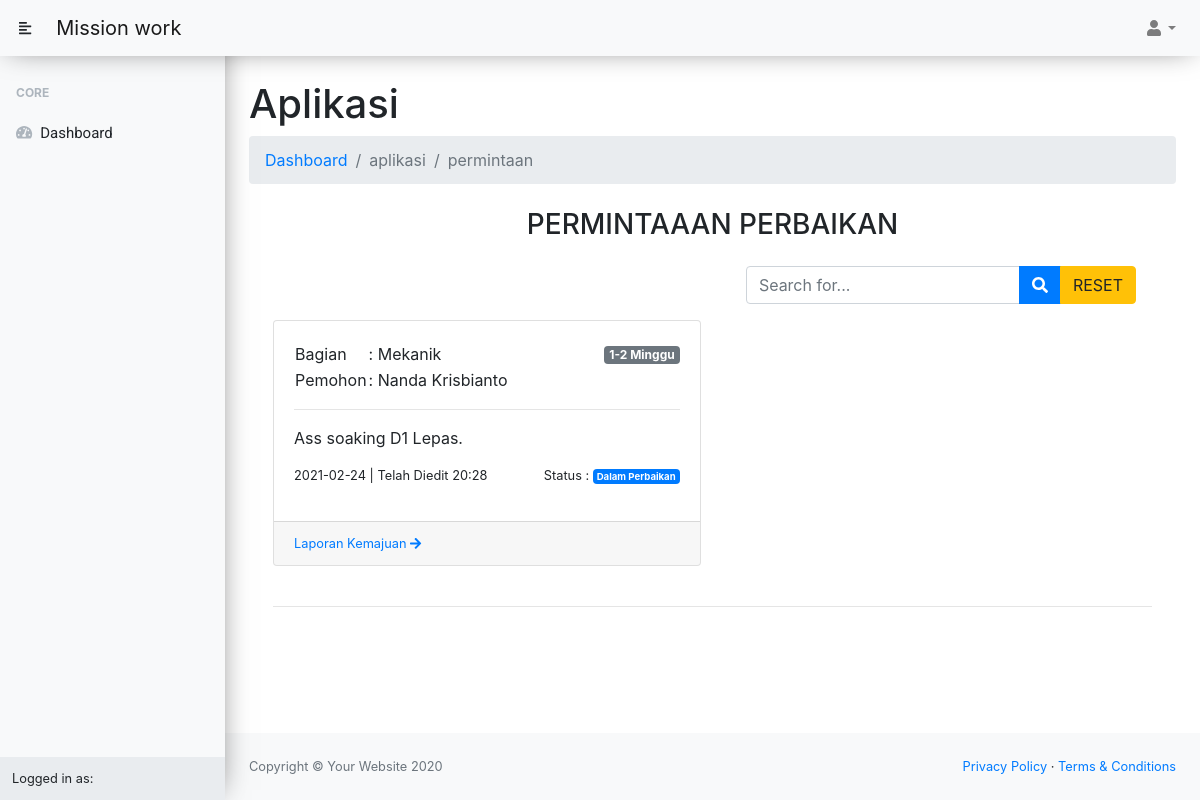
The app's page /index.php/aplikasi/permintaan/read with its own data.
### tables this page shows
CREATE TABLE `permintaan` (
  `id` int(11) NOT NULL,
  `tanggal` date NOT NULL,
  `jam` varchar(100) NOT NULL,
  `pemohon` varchar(120) NOT NULL,
  `permintaan` text NOT NULL,
  `bagian` varchar(100) NOT NULL,
  `urgensi` varchar(50) NOT NULL,
  `status` varchar(50) NOT NULL
);

### application/controllers/aplikasi/Permintaan.php (called while the page is built, shortened)
<?php
class Permintaan extends CI_Controller
{
    public function __construct()
    {
        $this->load->library('form_validation');
        $this->load->model('aplikasi/Permintaan_model');
    }
    public function read()
    {
        $this->load->library('pagination');
        if ($this->input->post('keywoard')) {
            $data['keywoard'] = $this->input->post('keywoard');
            $this->session->set_userdata('keywoard', $data['keywoard']);
        } else {
            $data['keywoard'] = $this->session->userdata('keywoard');
        }
        $config['per_page'] = 4;
        $from = $this->uri->segment(4);
        $data['permintaan'] = $this->Permintaan_model->get($config['per_page'], $from, $data['keywoard']);
        $this->load->view('aplikasi/permintaan/read', $data);
    }
}

### index.php (called while the page is built, shortened)
<?php
require_once BASEPATH.'core/CodeIgniter.php';

### application/config/config.php (called while the page is built, shortened)
<?php
$config['base_url'] = 'http://localhost/mission/';
$config['index_page'] = '';
$config['uri_protocol']	= 'REQUEST_URI';
$config['url_suffix'] = '';
$config['language']	= 'english';
$config['charset'] = 'UTF-8';
$config['enable_hooks'] = FALSE;
$config['subclass_prefix'] = 'MY_';
$config['composer_autoload'] = FALSE;
$config['permitted_uri_chars'] = 'a-z 0-9~%.:_\-';
$config['enable_query_strings'] = FALSE;
$config['controller_trigger'] = 'c';
$config['function_trigger'] = 'm';
$config['directory_trigger'] = 'd';
$config['allow_get_array'] = TRUE;
$config['log_threshold'] = 0;
$config['log_path'] = '';
$config['log_file_extension'] = '';
$config['log_file_permissions'] = 0644;
$config['log_date_format'] = 'Y-m-d H:i:s';
$config['error_views_path'] = '';
$config['cache_path'] = '';
$config['cache_query_string'] = FALSE;
$config['encryption_key'] = '';
$config['sess_driver'] = 'files';
$config['sess_cookie_name'] = 'ci_session';
$config['sess_expiration'] = 7200;
$config['sess_save_path'] = NULL;
$config['sess_match_ip'] = FALSE;
$config['sess_time_to_update'] = 300;
$config['sess_regenerate_destroy'] = FALSE;
$config['cookie_prefix']	= '';
$config['cookie_domain']	= '';
$config['cookie_path']		= '/';
$config['cookie_secure']	= FALSE;
$config['cookie_httponly'] 	= FALSE;
$config['standardize_newlines'] = FALSE;
$config['global_xss_filtering'] = FALSE;
$config['csrf_protection'] = FALSE;
$config['csrf_token_name'] = 'csrf_test_name';
$config['csrf_cookie_name'] = 'csrf_cookie_name';
$config['csrf_expire'] = 7200;
$config['csrf_regenerate'] = TRUE;
$config['csrf_exclude_uris'] = array();
$config['compress_output'] = FALSE;
$config['time_reference'] = 'local';
$config['rewrite_short_tags'] = FALSE;
$config['proxy_ips'] = '';

### application/config/pagination.php (called while the page is built, shortened)
<?php
$config['base_url'] = base_url() . '/aplikasi/rencana/read/';
$config['first_link']       = 'First';
$config['last_link']        = 'Last';
$config['next_link']        = 'Next';
$config['prev_link']        = 'Prev';
$config['full_tag_open']    = '<div class="pagging text-center"><nav><ul class="pagination justify-content-center">';
$config['full_tag_close']   = '</ul></nav></div>';
$config['num_tag_open']     = '<li class="page-item"><span class="page-link">';
$config['num_tag_close']    = '</span></li>';
$config['cur_tag_open']     = '<li class="page-item active"><span class="page-link">';
$config['cur_tag_close']    = '<span class="sr-only">(current)</span></span></li>';
$config['next_tag_open']    = '<li class="page-item"><span class="page-link">';

### application/models/aplikasi/Permintaan_model.php (called while the page is built, shortened)
<?php
class Permintaan_model extends CI_Model
{
    public function get($number, $offset, $keywoard = null)
    {
        $this->db->order_by('id', 'DESC');
        return $this->db->get('permintaan', $number, $offset)->result();
    }
}

### application/views/aplikasi/permintaan/read.php (the view, shortened to what this page needs)
<div class="container">
    <h3 class="text-center mb-4">PERMINTAAAN PERBAIKAN</h3>
    <div class=" pb-3 d-flex align-items-center justify-content-between">
        <form method="post" class=" d-md-inline-block form-inline ml-auto mr-0 mr-md-3 my-2 my-md-0">
            <div class="input-group">
                <input class="form-control" type="text" name="keywoard" placeholder="Search for..." aria-label="Search" aria-describedby="basic-addon2" />
                <div class="input-group-append">
                    <button type="submit" class="btn btn-primary" name="submit" type="button"><i class="fas fa-search"></i></button>
                    <a href="<?= base_url('/aplikasi/permintaan/reset') ?>" class="btn btn-warning">RESET</a>
                </div>
            </div>
        </form>
    </div>
    <div class="row">
        <?php foreach ($permintaan as $data) : ?>
            <div class="col-12 col-xs-12 col-md-6">
                <div class="card mb-4">
                    <div class="card-body">
                        <div class="d-flex">
                            <div class="mr-auto">
                                <table>
                                    <tr>
                                        <td>Bagian</td>
                                        <td>: <?= $data->bagian; ?></td>
                                    </tr>
                                    <tr>
                                        <td>Pemohon</td>
                                        <td>: <?= $data->pemohon; ?></td>
                                    </tr>
                                </table>
                            </div>
                            <div>
                                <p class="badge badge-secondary"><?= $data->urgensi; ?></p>
                            </div>
                        </div>
                        <hr>
                        <p><?= $data->permintaan; ?></p>
                        <div class="d-flex align-items-center justify-content-between">
                            <p class="small"><?= $data->tanggal; ?> | <?= $data->jam; ?></p>
                            <p class="small">Status : <span class="badge  <?= $data->status == 'Selesai' ? 'badge-success' : 'badge-primary' ?> "><?= $data->status; ?></span></p>
                        </div>
                    </div>
                    <div class="card-footer d-flex align-items-center justify-content-between">
                        <a class="small" href="<?= base_url('aplikasi/kemajuanpermintaan/view/' . $data->id); ?>">Laporan Kemajuan <i class="fa fa-arrow-right"></i></a>
                    </div>
                </div>
            </div>
        <?php endforeach; ?>
    </div>
    <div class="text-center">
        <hr>
    </div>
</div>

### records on screen
permintaan: bagian "Mekanik", pemohon "Nanda Krisbianto", urgensi "1-2 Minggu", permintaan "Ass soaking D1 Lepas.", tanggal "2021-02-24", jam "Telah Diedit 20:28", status "Dalam Perbaikan"

### other values on screen
$this->uri->segment(1) "Aplikasi"
$this->uri->segment(1) "aplikasi"
$this->uri->segment(2) "permintaan"
